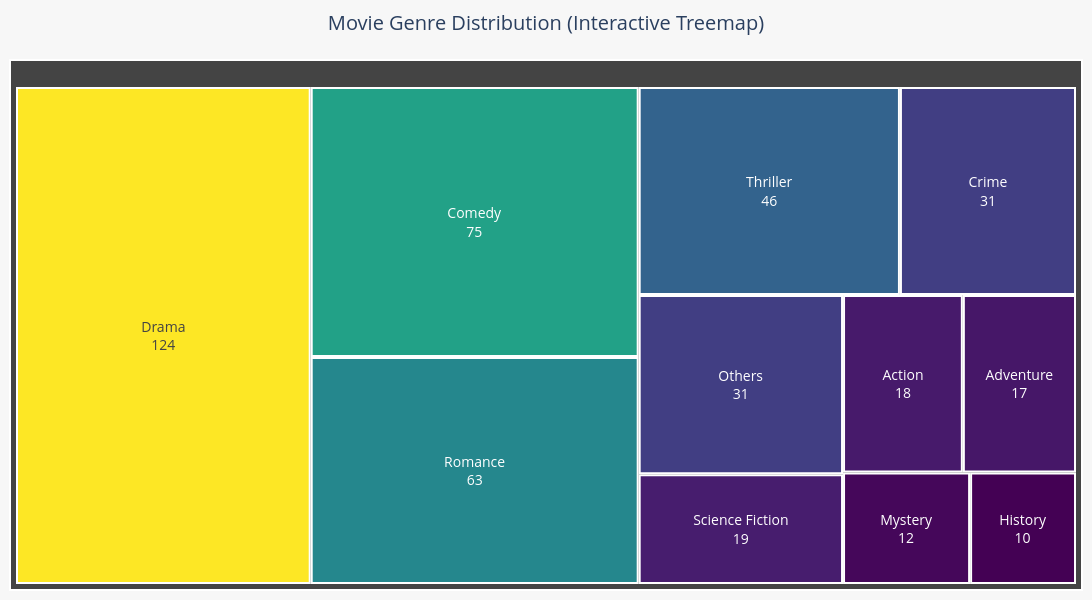

Notebook cell for this chart:
### Markdown cell above
## 4.C Movie Genres (Interactive Treemap)
As, I didn't want to permanently hide that data from the viewer. I decided to make the visualization interactive. By applying the Information Visualization principle of "Details on Demand," the chart remains clean and readable on the surface, but viewers can hover over the "Others" block to immediately see the exact breakdown and count of all the underlying sub-genres.

### Code cell
import pandas as pd
import plotly.graph_objects as go

df_genres = df[df['Genre'].notna() & (df['Genre'] != 'Unknown')].copy()
genre_series = df_genres['Genre'].str.split(', ').explode()

all_counts = genre_series.value_counts()

top_10 = all_counts.head(10)
others = all_counts.iloc[10:]
others_hover_details = "<br>".join([f"{genre}: {count}" for genre, count in others.items()])

labels = list(top_10.index) + ["Others"]
parents = [""] * len(labels) 
values = list(top_10.values) + [others.sum()]

hover_texts = [f"<b>{genre}</b><br>Total Watched: {count}" for genre, count in top_10.items()]
hover_texts.append(f"<b>Others (Total: {others.sum()})</b><br><br><i>Breakdown:</i><br>{others_hover_details}")

fig = go.Figure(go.Treemap(
    labels=labels,
    parents=parents,
    values=values,
    textinfo="label+value", 
    hoverinfo="text",        
    hovertext=hover_texts,
    
    textposition="middle center", 
    textfont=dict(size=14),       
    pathbar=dict(visible=False),  
    tiling=dict(packing="squarify", pad=2), 
    
    marker=dict(
        colors=values,
        colorscale='Viridis', 
        showscale=False,
        line=dict(color='white', width=2) 
    )
))

fig.update_layout(
    title=dict(text='Movie Genre Distribution (Interactive Treemap)', font=dict(size=20), x=0.5), 
    margin=dict(t=60, l=10, r=10, b=10), 
    paper_bgcolor='#f7f7f7',
    
    
    width=1150,  
    height=600   
)

fig.show()

### Figure 1 — Plotly figure (JSON) as saved in the notebook; plotly's stock layout.template omitted (floating-point values rounded to 4 significant figures)
{"data": [{"hoverinfo": "text", "hovertext": ["<b>Drama</b><br>Total Watched: 124", "<b>Comedy</b><br>Total Watched: 75", "<b>Romance</b><br>Total Watched: 63", "<b>Thriller</b><br>Total Watched: 46", "<b>Crime</b><br>Total Watched: 31", "<b>Science Fiction</b><br>Total Watched: 19", "<b>Action</b><br>Total Watched: 18", "<b>Adventure</b><br>Total Watched: 17", "<b>Mystery</b><br>Total Watched: 12", "<b>History</b><br>Total Watched: 10", "<b>Others (Total: 31)</b><br><br><i>Breakdown:</i><br>Horror: 9<br>Fantasy: 8<br>Music: 6<br>War: 3<br>Animation: 3<br>Family: 2"], "labels": ["Drama", "Comedy", "Romance", "Thriller", "Crime", "Science Fiction", "Action", "Adventure", "Mystery", "History", "Others"], "marker": {"colors": [124, 75, 63, 46, 31, 19, 18, 17, 12, 10, 31], "colorscale": [[0, "#440154"], [0.1111, "#482878"], [0.2222, "#3e4989"], [0.3333, "#31688e"], [0.4444, "#26828e"], [0.5556, "#1f9e89"], [0.6667, "#35b779"], [0.7778, "#6ece58"], [0.8889, "#b5de2b"], [1, "#fde725"]], "line": {"color": "white", "width": 2}, "showscale": false}, "parents": ["", "", "", "", "", "", "", "", "", "", ""], "pathbar": {"visible": false}, "textfont": {"size": 14}, "textinfo": "label+value", "textposition": "middle center", "tiling": {"packing": "squarify", "pad": 2}, "type": "treemap", "values": [124, 75, 63, 46, 31, 19, 18, 17, 12, 10, 31]}], "layout": {"height": 600, "margin": {"b": 10, "l": 10, "r": 10, "t": 60}, "paper_bgcolor": "#f7f7f7", "title": {"font": {"size": 20}, "text": "Movie Genre Distribution (Interactive Treemap)", "x": 0.5}, "width": 1150}}
